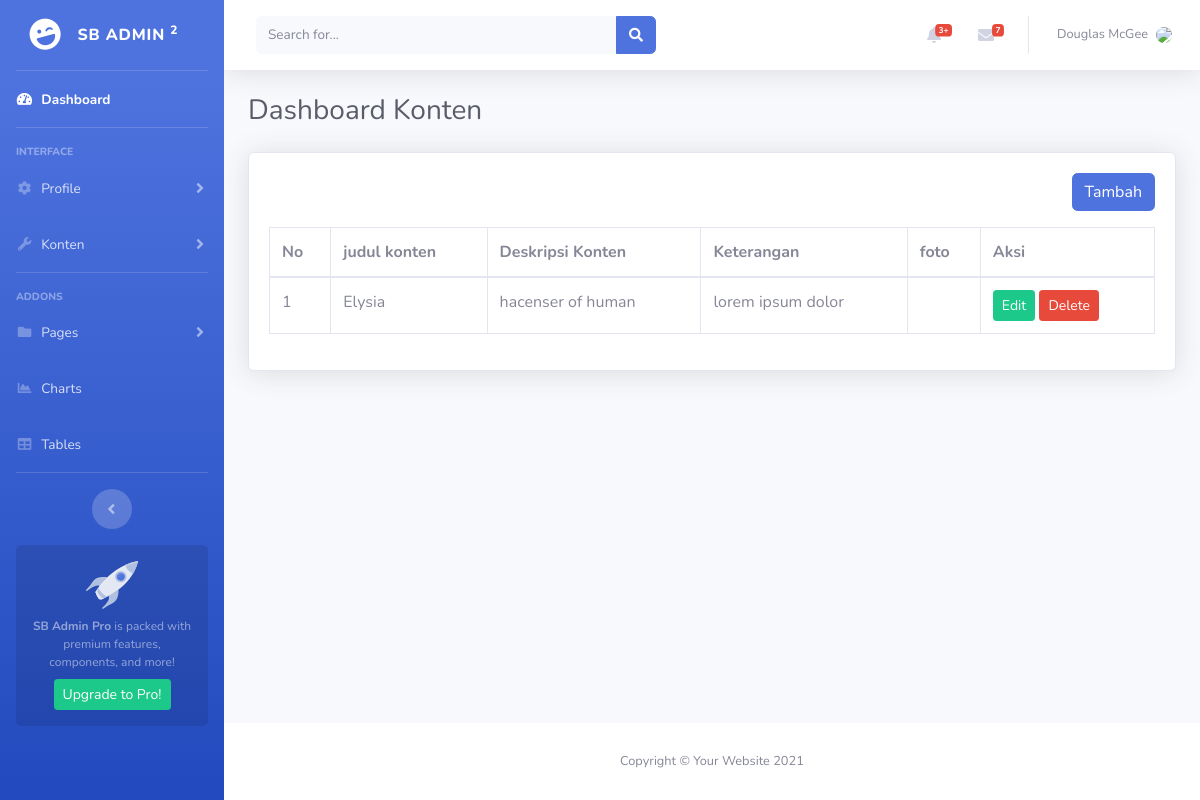
Before: /admin/content.php with the older database file.
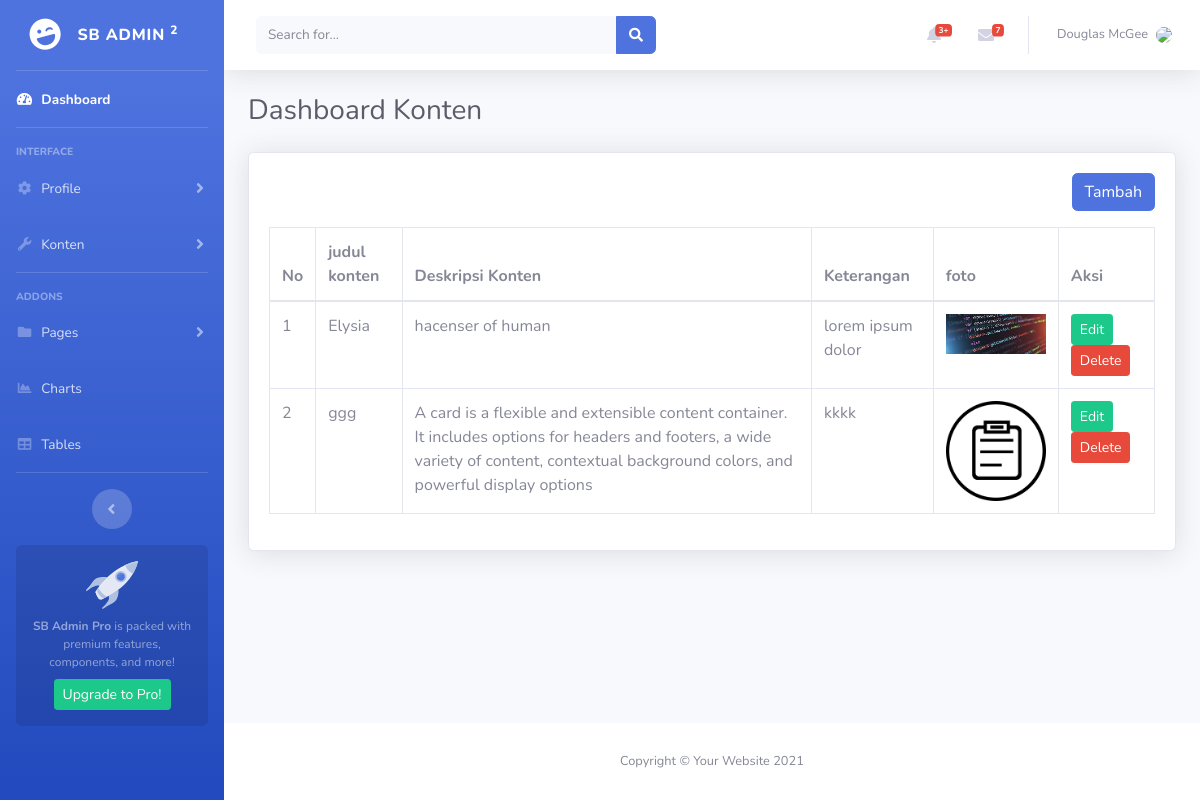
After: the same page with the newer database file.
### tables this page shows
CREATE TABLE `konten` (
  `id` int(12) NOT NULL,
  `judul_konten` text NOT NULL,
  `isi_konten` varchar(255) NOT NULL,
  `foto` varchar(100) NOT NULL,
  `keterangan` varchar(100) NOT NULL,
  `update_at` timestamp NOT NULL DEFAULT current_timestamp() ON UPDATE current_timestamp(),
  `create_at` timestamp NOT NULL DEFAULT current_timestamp()
);

### admin/content.php (the view, shortened to what the changed rows need)
<?php
include 'database/db.php';
$queryContent = mysqli_query($conn, "SELECT * FROM konten");
?>
<!DOCTYPE html>
<html lang="en">
<head>
    <?php include 'layout/css.php' ?>
</head>
<body id="page-top">
    <div id="wrapper">
        <div id="content-wrapper" class="d-flex flex-column">
            <div id="content">
                <div class="container-fluid">
                    <div class="d-sm-flex align-items-center justify-content-between mb-4">
                        <h1 class="h3 mb-0 text-gray-800">Dashboard Konten</h1>
                    </div>
                    <div class="card  shadow mb-4">
                        <div class="card-body">
                            <div class="table-responsive">
                                <table class="table table-bordered" width="100%">
                                    <thead>
                                        <tr>
                                            <th>No</th>
                                            <th>judul konten</th>
                                            <th>Deskripsi Konten</th>
                                            <th>Keterangan</th>
                                            <th>foto</th>
                                            <th>Aksi</th>
                                        </tr>
                                    </thead>
                                    <tbody>
                                        <?php $no = 1;
                                        while ($rowContent = mysqli_fetch_assoc($queryContent)) { ?>
                                            <tr>
                                                <td><?php echo $no++ ?></td>
                                                <td><?php echo $rowContent['judul_konten'] ?></td>
                                                <td><?php echo $rowContent['isi_konten'] ?></td>
                                                <td><?php echo $rowContent['keterangan'] ?></td>
                                                <td>
                                                    <img width="100" src="upload/<?php echo $rowContent['foto'] ?>" alt="">
                                                </td>
                                                <td>
                                                    <a href="tambah-content.php?edit=<?php echo $rowContent['id'] ?>" class="btn btn-success btn-sm">
                                                        <span class="tf-icon bx bx-pencil bx-18px ">Edit</span>
                                                    </a>
                                                    <a onclick="return confirm('Apakah anda yakin akan menghapus data ini??')"
                                                        href="content.php?delete=<?php echo $rowContent['id'] ?>" class="btn btn-danger btn-sm">
                                                        <span class="tf-icon bx bx-trash bx-18px ">Delete</span>
                                                    </a>
                                                </td>
                                            </tr>
                                        <?php } ?>
                                    </tbody>
                                </table>
                            </div>
                        </div>
                    </div>
                </div>
            </div>
        </div>
    </div>
</body>
</html>

Changed rows visible on the page:
changed konten "Elysia": foto: picture added
added konten: judul_konten "ggg", isi_konten "A card is a flexible and extensible content container. It includes options for headers and footers, a wide variety of content, contextual background colors, and powerful display options", keterangan "kkkk", foto (picture)
